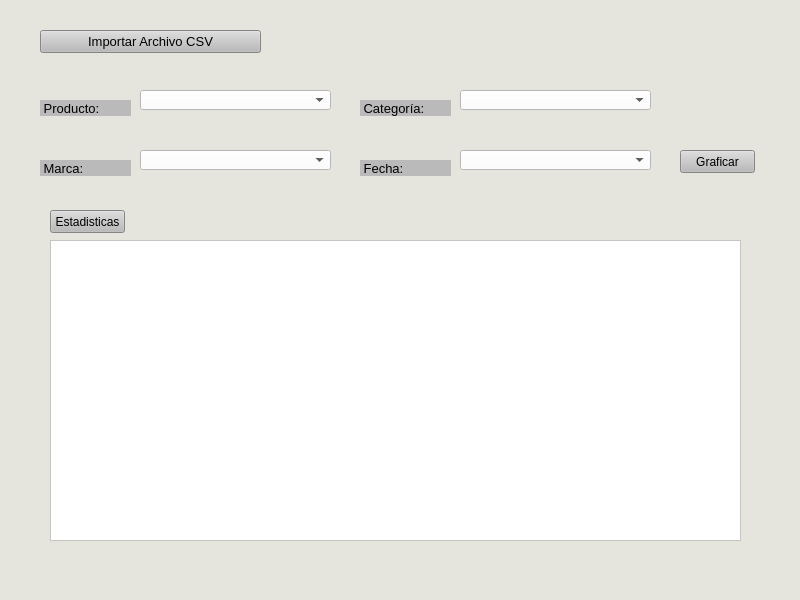
<?xml version="1.0" encoding="UTF-8"?>
<ui version="4.0">
 <class>MainWindow</class>
 <widget class="QMainWindow" name="MainWindow">
  <property name="geometry">
   <rect>
    <x>0</x>
    <y>0</y>
    <width>800</width>
    <height>600</height>
   </rect>
  </property>
  <property name="windowTitle">
   <string>MainWindow</string>
  </property>
  <property name="styleSheet">
   <string notr="true">background-color: rgb(229, 229, 221);</string>
  </property>
  <widget class="QWidget" name="centralwidget">
   <widget class="QPushButton" name="btncsv">
    <property name="geometry">
     <rect>
      <x>40</x>
      <y>30</y>
      <width>221</width>
      <height>23</height>
     </rect>
    </property>
    <property name="font">
     <font>
      <family>Arial</family>
      <pointsize>10</pointsize>
     </font>
    </property>
    <property name="styleSheet">
     <string notr="true">background-color: rgb(0, 0, 255);
background-color: rgb(186, 186, 186);</string>
    </property>
    <property name="text">
     <string>Importar Archivo CSV</string>
    </property>
   </widget>
   <widget class="QLabel" name="labelproduct">
    <property name="geometry">
     <rect>
      <x>40</x>
      <y>100</y>
      <width>91</width>
      <height>16</height>
     </rect>
    </property>
    <property name="font">
     <font>
      <family>Arial</family>
      <pointsize>10</pointsize>
     </font>
    </property>
    <property name="styleSheet">
     <string notr="true">background-color: rgb(186, 186, 186);</string>
    </property>
    <property name="text">
     <string> Producto:</string>
    </property>
   </widget>
   <widget class="QLabel" name="labelcategoria">
    <property name="geometry">
     <rect>
      <x>360</x>
      <y>100</y>
      <width>91</width>
      <height>16</height>
     </rect>
    </property>
    <property name="font">
     <font>
      <family>Arial</family>
      <pointsize>10</pointsize>
     </font>
    </property>
    <property name="styleSheet">
     <string notr="true">background-color: rgb(186, 186, 186);</string>
    </property>
    <property name="text">
     <string> Categoría:</string>
    </property>
   </widget>
   <widget class="QLabel" name="labelfecha">
    <property name="geometry">
     <rect>
      <x>360</x>
      <y>160</y>
      <width>91</width>
      <height>16</height>
     </rect>
    </property>
    <property name="font">
     <font>
      <family>Arial</family>
      <pointsize>10</pointsize>
     </font>
    </property>
    <property name="styleSheet">
     <string notr="true">background-color: rgb(186, 186, 186);</string>
    </property>
    <property name="text">
     <string> Fecha:</string>
    </property>
   </widget>
   <widget class="QLabel" name="labelmarca">
    <property name="geometry">
     <rect>
      <x>40</x>
      <y>160</y>
      <width>91</width>
      <height>16</height>
     </rect>
    </property>
    <property name="font">
     <font>
      <family>Arial</family>
      <pointsize>10</pointsize>
     </font>
    </property>
    <property name="styleSheet">
     <string notr="true">background-color: rgb(186, 186, 186);</string>
    </property>
    <property name="text">
     <string> Marca:</string>
    </property>
   </widget>
   <widget class="QComboBox" name="combomarca">
    <property name="geometry">
     <rect>
      <x>140</x>
      <y>150</y>
      <width>191</width>
      <height>20</height>
     </rect>
    </property>
    <property name="styleSheet">
     <string notr="true">background-color: rgb(255, 255, 255);</string>
    </property>
   </widget>
   <widget class="QComboBox" name="comboproducto">
    <property name="geometry">
     <rect>
      <x>140</x>
      <y>90</y>
      <width>191</width>
      <height>20</height>
     </rect>
    </property>
    <property name="styleSheet">
     <string notr="true">background-color: rgb(255, 255, 255);</string>
    </property>
   </widget>
   <widget class="QComboBox" name="combocategoria">
    <property name="geometry">
     <rect>
      <x>460</x>
      <y>90</y>
      <width>191</width>
      <height>20</height>
     </rect>
    </property>
    <property name="styleSheet">
     <string notr="true">background-color: rgb(255, 255, 255);</string>
    </property>
   </widget>
   <widget class="QComboBox" name="combofecha">
    <property name="geometry">
     <rect>
      <x>460</x>
      <y>150</y>
      <width>191</width>
      <height>20</height>
     </rect>
    </property>
    <property name="styleSheet">
     <string notr="true">background-color: rgb(255, 255, 255);</string>
    </property>
   </widget>
   <widget class="QPushButton" name="btngraficar">
    <property name="geometry">
     <rect>
      <x>680</x>
      <y>150</y>
      <width>75</width>
      <height>23</height>
     </rect>
    </property>
    <property name="styleSheet">
     <string notr="true">background-color: rgb(186, 186, 186);</string>
    </property>
    <property name="text">
     <string>Graficar</string>
    </property>
   </widget>
   <widget class="QTextEdit" name="resultado">
    <property name="geometry">
     <rect>
      <x>50</x>
      <y>240</y>
      <width>691</width>
      <height>301</height>
     </rect>
    </property>
    <property name="styleSheet">
     <string notr="true">background-color: rgb(255, 255, 255);</string>
    </property>
   </widget>
   <widget class="QPushButton" name="btnestadisticas">
    <property name="geometry">
     <rect>
      <x>50</x>
      <y>210</y>
      <width>75</width>
      <height>23</height>
     </rect>
    </property>
    <property name="styleSheet">
     <string notr="true">background-color: rgb(186, 186, 186);</string>
    </property>
    <property name="text">
     <string>Estadisticas</string>
    </property>
   </widget>
  </widget>
  <widget class="QMenuBar" name="menubar">
   <property name="geometry">
    <rect>
     <x>0</x>
     <y>0</y>
     <width>800</width>
     <height>21</height>
    </rect>
   </property>
  </widget>
  <widget class="QStatusBar" name="statusbar"/>
 </widget>
 <resources/>
 <connections/>
</ui>
